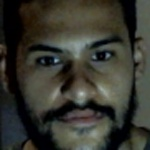
#> input picture Proyecto final AI Reconocimiento de Rostros/data/Paublo/rostro_0.jpg, 150 x 150 px, found by its file name; its folder holds only this picture in this run
$ python entrenamiento.py
#> lines starting #> are read from the running program, lines starting #| are printed output that depends on the picture
import cv2
import os
import numpy as np

dataPath = 'C:/Users/Lenny/Desktop/yoyoni/6to/Lunita/Proyecto final AI/data'
peopleList = os.listdir(dataPath)
print('Lista de personas: ', peopleList)


labels = []
facesData = []
label = 0

for nameDir in peopleList:
    personPath = dataPath + '/' + nameDir
    print('Leyendo imagenes')

    for fileName in os.listdir(personPath):
        print('Rostros: ', nameDir + '/' + fileName)
        labels.append(label)
        facesData.append(cv2.imread(personPath + '/' + fileName,0))
        image = cv2.imread(personPath + '/' + fileName,0)
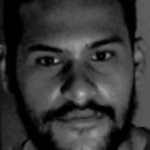
#> image: shape (150, 150); min 0, max 187, mean 54.6
        #cv2.imshow('image', image)
        #cv2.waitKey(10)
    label = label + 1
#> pass 2 of the loop `for nameDir in peopleList:`:
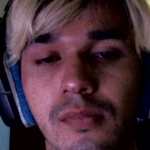
#> input picture Proyecto final AI Reconocimiento de Rostros/data/Pelon/rostro_0.jpg, 150 x 150 px, found by its file name
#> `image = cv2.imread(personPath + '/' + fileName,0)`:
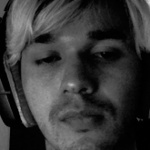
#> image: shape (150, 150); min 0, max 209, mean 55.5

print('labels= ',labels)
print('Número de etiquetas 0: ',np.count_nonzero(np.array(labels)==0))
print('Número de etiquetas 1: ',np.count_nonzero(np.array(labels)==1))

#Entrenamos EigenFaces
#face_recognizer = cv2.face.EigenFaceRecognizer_create()
#face_recognizer = cv2.face.FisherFaceRecognizer_create()
face_recognizer = cv2.face.LBPHFaceRecognizer_create()

print("Entrenamos")
face_recognizer.train(facesData, np.array(labels))

#Almacenamos el modelo
#face_recognizer.write('modeloEigenface.xml')
#face_recognizer.write('modeloFisherface.xml')
face_recognizer.write('modeloLBPHface.xml')

print("Modelo almacenado")

#cv2.destroyAllWindows()
